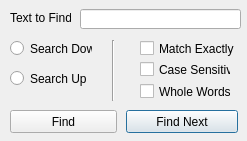
<?xml version="1.0" encoding="UTF-8"?>
<ui version="4.0">
 <class>FindDialog</class>
 <widget class="QDialog" name="FindDialog">
  <property name="windowModality">
   <enum>Qt::WindowModal</enum>
  </property>
  <property name="geometry">
   <rect>
    <x>0</x>
    <y>0</y>
    <width>247</width>
    <height>141</height>
   </rect>
  </property>
  <property name="windowTitle">
   <string>Find Text</string>
  </property>
  <widget class="QLineEdit" name="txtFind">
   <property name="geometry">
    <rect>
     <x>80</x>
     <y>9</y>
     <width>161</width>
     <height>20</height>
    </rect>
   </property>
  </widget>
  <widget class="QRadioButton" name="rdDown">
   <property name="geometry">
    <rect>
     <x>10</x>
     <y>40</y>
     <width>82</width>
     <height>17</height>
    </rect>
   </property>
   <property name="text">
    <string>Search Down</string>
   </property>
  </widget>
  <widget class="QRadioButton" name="rdUp">
   <property name="geometry">
    <rect>
     <x>10</x>
     <y>70</y>
     <width>82</width>
     <height>17</height>
    </rect>
   </property>
   <property name="text">
    <string>Search Up</string>
   </property>
  </widget>
  <widget class="Line" name="line">
   <property name="geometry">
    <rect>
     <x>93</x>
     <y>40</y>
     <width>41</width>
     <height>61</height>
    </rect>
   </property>
   <property name="orientation">
    <enum>Qt::Vertical</enum>
   </property>
  </widget>
  <widget class="QPushButton" name="pushButton_2">
   <property name="geometry">
    <rect>
     <x>126</x>
     <y>110</y>
     <width>112</width>
     <height>23</height>
    </rect>
   </property>
   <property name="text">
    <string>Find Next</string>
   </property>
  </widget>
  <widget class="QCheckBox" name="cbCaseSensitive">
   <property name="geometry">
    <rect>
     <x>140</x>
     <y>61</y>
     <width>91</width>
     <height>17</height>
    </rect>
   </property>
   <property name="text">
    <string>Case Sensitive</string>
   </property>
  </widget>
  <widget class="QCheckBox" name="cbMatchExactly">
   <property name="geometry">
    <rect>
     <x>140</x>
     <y>40</y>
     <width>111</width>
     <height>17</height>
    </rect>
   </property>
   <property name="text">
    <string>Match Exactly</string>
   </property>
  </widget>
  <widget class="QLabel" name="label">
   <property name="geometry">
    <rect>
     <x>10</x>
     <y>10</y>
     <width>61</width>
     <height>16</height>
    </rect>
   </property>
   <property name="text">
    <string>Text to Find:</string>
   </property>
  </widget>
  <widget class="QPushButton" name="pushButton">
   <property name="geometry">
    <rect>
     <x>10</x>
     <y>110</y>
     <width>107</width>
     <height>23</height>
    </rect>
   </property>
   <property name="text">
    <string>Find</string>
   </property>
  </widget>
  <widget class="QCheckBox" name="cbWholeWords">
   <property name="geometry">
    <rect>
     <x>140</x>
     <y>83</y>
     <width>91</width>
     <height>17</height>
    </rect>
   </property>
   <property name="text">
    <string>Whole Words</string>
   </property>
  </widget>
 </widget>
 <resources/>
 <connections/>
</ui>
